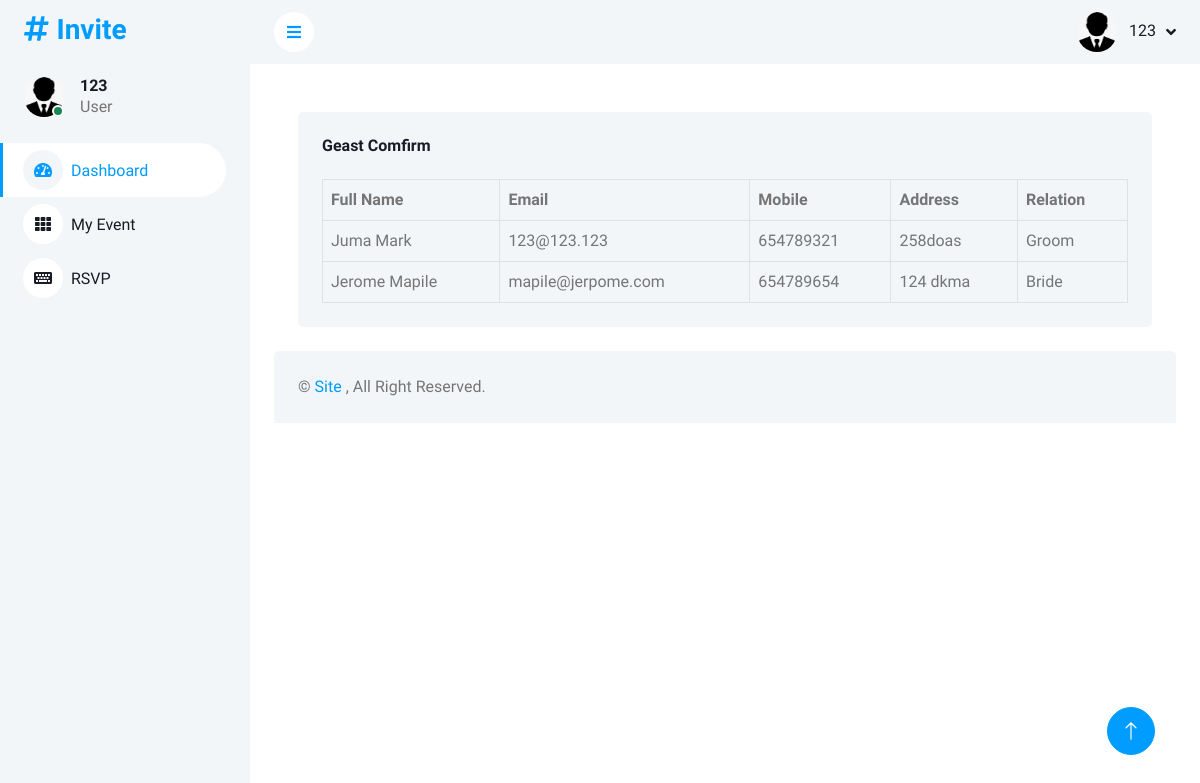
Screenshot of /rsvp.php (signed in) with the database file from the repository.
### tables this page shows
CREATE TABLE `rsvp` (
  `rid` int(11) NOT NULL,
  `fullname` varchar(50) NOT NULL,
  `email` varchar(50) NOT NULL,
  `mobile` int(11) NOT NULL,
  `address` varchar(50) NOT NULL,
  `relation` varchar(50) NOT NULL,
  `rdate` timestamp NOT NULL DEFAULT current_timestamp() ON UPDATE current_timestamp(),
  `eid` int(11) NOT NULL
);

### rsvp.php (the view, shortened to what this page needs)
<?php
include "db/db_conn.php";
?>
<!DOCTYPE html>
<html lang="en">
<head>
    <link href="https://cdnjs.cloudflare.com/ajax/libs/font-awesome/5.10.0/css/all.min.css" rel="stylesheet">
    <link href="https://cdn.jsdelivr.net/npm/bootstrap-icons@1.4.1/font/bootstrap-icons.css" rel="stylesheet">
    <link href="lib/owlcarousel/assets/owl.carousel.min.css" rel="stylesheet">
    <link href="lib/tempusdominus/css/tempusdominus-bootstrap-4.min.css" rel="stylesheet" />
    <link href="css/bootstrap.min.css" rel="stylesheet">
    <link href="css/style.css" rel="stylesheet">
</head>
<body>
    <div class="container-fluid position-relative bg-white d-flex p-0">
        <div class="sidebar pe-4 pb-3">
            <nav class="navbar bg-light navbar-light">
                <a href="dashbord.php" class="navbar-brand mx-4 mb-3">
                    <h3 class="text-primary"><i class="fa fa-hashtag me-2"></i>Invite</h3>
                </a>
                <div class="d-flex align-items-center ms-4 mb-4">
                    <div class="position-relative">
                        <img class="rounded-circle" src="img/user.jpg" alt="" style="width: 40px; height: 40px;">
                        <div class="bg-success rounded-circle border border-2 border-white position-absolute end-0 bottom-0 p-1"></div>
                    </div>
                    <div class="ms-3">
                        <h6 class="mb-0"><?php echo $_SESSION['username']?></h6>
                        <span>User</span>
                    </div>
                </div>
                <div class="navbar-nav w-100">
                    <a href="dashbord.php" class="nav-item nav-link active"><i class="fa fa-tachometer-alt me-2"></i>Dashboard</a>
                    <a href="event.php" class="nav-item nav-link"><i class="fa fa-th me-2"></i>My Event</a>
                    <a href="rsvp.php" class="nav-item nav-link"><i class="fa fa-keyboard me-2"></i>RSVP</a>
                </div>
            </nav>
        </div>
        <div class="content">
            <nav class="navbar navbar-expand bg-light navbar-light sticky-top px-4 py-0">
                <a href="#" class="sidebar-toggler flex-shrink-0">
                    <i class="fa fa-bars"></i>
                </a>
                <div class="navbar-nav align-items-center ms-auto">
                    <div class="nav-item dropdown">
                        <a href="#" class="nav-link dropdown-toggle" data-bs-toggle="dropdown">
                            <img class="rounded-circle me-lg-2" src="img/user.jpg" alt="" style="width: 40px; height: 40px;">
                            <span class="d-none d-lg-inline-flex"><?php echo $_SESSION['username']?></span>
                        </a>
                    </div>
                </div>
            </nav>
            <div class="container-fluid pt-4 px-4">
            <div class="container-fluid pt-4 px-4">
                <div class="bg-light text-center rounded p-4">
                    <div class="d-flex align-items-center justify-content-between mb-4">
                        <h6 class="mb-0">Geast Comfirm</h6>
                    </div>
                    <div class="table-responsive">
                        <table class="table text-start align-middle table-bordered table-hover mb-0">
                            <thead>
                                    <th scope="col">Full Name</th>
                                    <th scope="col">Email</th>
                                    <th scope="col">Mobile</th>
                                    <th scope="col">Address</th>
                                    <th scope="col">Relation</th>
                            </thead>
                            <tbody>
                                <?php
$sql = "SELECT * FROM rsvp ";
$result = $conn->query($sql);
if ($result->num_rows > 0) {
  while($row = $result->fetch_assoc()) {
                                ?>
                                <tr>
                                    <td><?php echo $row['fullname'];?></td>
                                    <td><?php echo $row['email'];?></td>
                                    <td><?php echo $row['mobile'];?></td>
                                    <td><?php echo $row['address'];?></td>
                                    <td><?php echo $row['relation'];}?></td>
                                </tr>
                            </tbody>
                        </table>
                      <?php
} else {
  echo "No data";
}
?>
                    </div>
                </div>
            </div>
            </div>
            <div class="container-fluid pt-4 px-4">
                <div class="bg-light rounded-top p-4">
                    <div class="row">
                        <div class="col-12 col-sm-6 text-center text-sm-start">
                            &copy; <a href="#"> Site </a>, All Right Reserved.
                        </div>
                </div>
                </div>
            </div>
        </div>
        <a href="#" class="btn btn-lg btn-primary btn-lg-square back-to-top"><i class="bi bi-arrow-up"></i></a>
    </div>
</body>
</html>

### css/style.css (style rules this page uses)
:root { --primary: #009CFF; --light: #F3F6F9; --dark: #191C24; }
.back-to-top { position: fixed; display: none; right: 45px; bottom: 45px; z-index: 99; }
.btn { transition: .5s; }
.btn.btn-primary { color: #FFFFFF; }
.btn-lg-square { width: 48px; height: 48px; }
.btn-square, .btn-sm-square, .btn-lg-square { padding: 0; display: inline-flex; align-items: center; justify-content: center; font-weight: normal; border-radius: 50px; }
.sidebar { position: fixed; top: 0; left: 0; bottom: 0; width: 250px; height: 100vh; overflow-y: auto; background: var(--light); transition: 0.5s; z-index: 999; }
.content { margin-left: 250px; min-height: 100vh; background: #FFFFFF; transition: 0.5s; }
@media (min-width: 992px) { .sidebar { margin-left: 0; } }
@media (min-width: 992px) { .content { width: calc(100% - 250px); } }
.sidebar .navbar .navbar-nav .nav-link { padding: 7px 20px; color: var(--dark); font-weight: 500; border-left: 3px solid var(--light); border-radius: 0 30px 30px 0; outline: none; }
.sidebar .navbar .navbar-nav .nav-link:hover, .sidebar .navbar .navbar-nav .nav-link.active { color: var(--primary); background: #FFFFFF; border-color: var(--primary); }
.sidebar .navbar .navbar-nav .nav-link i { width: 40px; height: 40px; display: inline-flex; align-items: center; justify-content: center; background: #FFFFFF; border-radius: 40px; }
.sidebar .navbar .navbar-nav .nav-link:hover i, .sidebar .navbar .navbar-nav .nav-link.active i { background: var(--light); }
.content .navbar .navbar-nav .nav-link { margin-left: 25px; padding: 12px 0; color: var(--dark); outline: none; }
.content .navbar .sidebar-toggler, .content .navbar .navbar-nav .nav-link i { width: 40px; height: 40px; display: inline-flex; align-items: center; justify-content: center; background: #FFFFFF; border-radius: 40px; }
.content .navbar .dropdown-toggle::after { margin-left: 6px; vertical-align: middle; border: none; content: "\f107"; font-family: "Font Awesome 5 Free"; font-weight: 900; transition: .5s; }

### rows the page displays
rsvp: fullname "Juma Mark", email "123@123.123", mobile "654789321", address "258doas", relation "Groom"
rsvp: fullname "Jerome Mapile", email "mapile@jerpome.com", mobile "654789654", address "124 dkma", relation "Bride"

### other values shown
$_SESSION['username'] "123"
